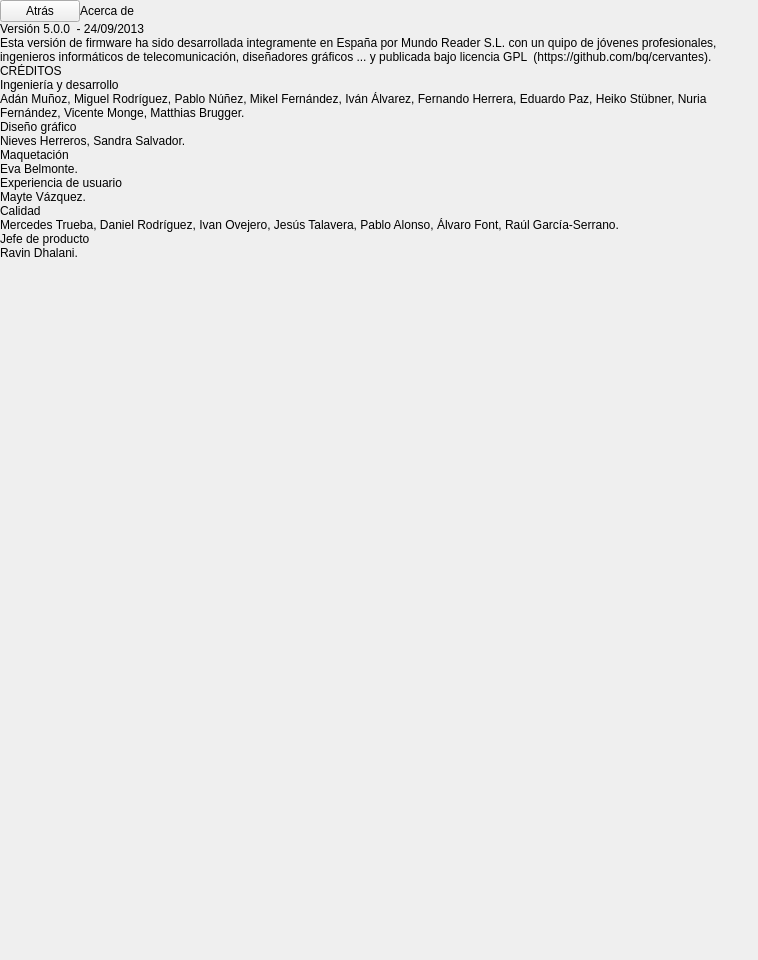
<?xml version="1.0" encoding="UTF-8"?>
<ui version="4.0">
 <class>SettingsAboutUs</class>
 <widget class="QWidget" name="SettingsAboutUs">
  <property name="geometry">
   <rect>
    <x>0</x>
    <y>0</y>
    <width>758</width>
    <height>960</height>
   </rect>
  </property>
  <property name="sizePolicy">
   <sizepolicy hsizetype="Expanding" vsizetype="Expanding">
    <horstretch>0</horstretch>
    <verstretch>0</verstretch>
   </sizepolicy>
  </property>
  <property name="minimumSize">
   <size>
    <width>758</width>
    <height>960</height>
   </size>
  </property>
  <property name="maximumSize">
   <size>
    <width>758</width>
    <height>960</height>
   </size>
  </property>
  <property name="windowTitle">
   <string>Form</string>
  </property>
  <property name="styleSheet">
   <string notr="true"/>
  </property>
  <layout class="QVBoxLayout" name="verticalLayout">
   <property name="spacing">
    <number>0</number>
   </property>
   <property name="margin">
    <number>0</number>
   </property>
   <item>
    <widget class="QWidget" name="settingsSectionHeader" native="true">
     <layout class="QHBoxLayout" name="horizontalLayout_8">
      <property name="spacing">
       <number>0</number>
      </property>
      <property name="margin">
       <number>0</number>
      </property>
      <item>
       <widget class="SilentQPushButton" name="backBtn">
        <property name="focusPolicy">
         <enum>Qt::NoFocus</enum>
        </property>
        <property name="text">
         <string>Atrás</string>
        </property>
       </widget>
      </item>
      <item>
       <widget class="QLabel" name="sectionTitleLbl">
        <property name="minimumSize">
         <size>
          <width>0</width>
          <height>0</height>
         </size>
        </property>
        <property name="maximumSize">
         <size>
          <width>16777215</width>
          <height>10000</height>
         </size>
        </property>
        <property name="text">
         <string>Acerca de</string>
        </property>
       </widget>
      </item>
      <item>
       <spacer name="horizontalSpacer">
        <property name="orientation">
         <enum>Qt::Horizontal</enum>
        </property>
        <property name="sizeHint" stdset="0">
         <size>
          <width>40</width>
          <height>20</height>
         </size>
        </property>
       </spacer>
      </item>
     </layout>
    </widget>
   </item>
   <item>
    <widget class="QFrame" name="settingsMarginTop">
     <property name="frameShape">
      <enum>QFrame::StyledPanel</enum>
     </property>
     <property name="frameShadow">
      <enum>QFrame::Raised</enum>
     </property>
    </widget>
   </item>
   <item>
    <widget class="QWidget" name="settingsMenuListCont" native="true">
     <property name="sizePolicy">
      <sizepolicy hsizetype="Minimum" vsizetype="Expanding">
       <horstretch>0</horstretch>
       <verstretch>0</verstretch>
      </sizepolicy>
     </property>
     <property name="styleSheet">
      <string notr="true"/>
     </property>
     <layout class="QVBoxLayout" name="verticalLayout_2">
      <property name="spacing">
       <number>0</number>
      </property>
      <property name="margin">
       <number>0</number>
      </property>
      <item>
       <widget class="QLabel" name="versionTitleLbl">
        <property name="text">
         <string>Versión 5.0.0  - 24/09/2013</string>
        </property>
        <property name="wordWrap">
         <bool>true</bool>
        </property>
        <property name="indent">
         <number>0</number>
        </property>
       </widget>
      </item>
      <item>
       <widget class="QLabel" name="firmwareIntroLbl">
        <property name="text">
         <string>Esta versión de firmware ha sido desarrollada integramente en España por Mundo Reader S.L. con un quipo de jóvenes profesionales, ingenieros informáticos de telecomunicación, diseñadores gráficos ... y publicada bajo licencia GPL  (https://github.com/bq/cervantes).</string>
        </property>
        <property name="wordWrap">
         <bool>true</bool>
        </property>
        <property name="indent">
         <number>0</number>
        </property>
       </widget>
      </item>
      <item>
       <widget class="QLabel" name="creditsLbl">
        <property name="text">
         <string>CRÉDITOS</string>
        </property>
        <property name="indent">
         <number>0</number>
        </property>
       </widget>
      </item>
      <item>
       <widget class="QLabel" name="developersLbl">
        <property name="text">
         <string>Ingeniería y desarrollo</string>
        </property>
        <property name="indent">
         <number>0</number>
        </property>
       </widget>
      </item>
      <item>
       <widget class="QLabel" name="developersValueLbl">
        <property name="text">
         <string>Adán Muñoz, Miguel Rodríguez, Pablo Núñez, Mikel Fernández, Iván Álvarez, Fernando Herrera, Eduardo Paz, Heiko Stübner, Nuria Fernández, Vicente Monge, Matthias Brugger. </string>
        </property>
        <property name="wordWrap">
         <bool>true</bool>
        </property>
        <property name="indent">
         <number>0</number>
        </property>
       </widget>
      </item>
      <item>
       <widget class="QLabel" name="graphicDesignLbl">
        <property name="text">
         <string>Diseño gráfico</string>
        </property>
        <property name="indent">
         <number>0</number>
        </property>
       </widget>
      </item>
      <item>
       <widget class="QLabel" name="graphicDesignValueLbl">
        <property name="text">
         <string>Nieves Herreros, Sandra Salvador.</string>
        </property>
        <property name="indent">
         <number>0</number>
        </property>
       </widget>
      </item>
      <item>
       <widget class="QLabel" name="frontDeveloperLbl">
        <property name="text">
         <string>Maquetación</string>
        </property>
        <property name="wordWrap">
         <bool>true</bool>
        </property>
        <property name="indent">
         <number>0</number>
        </property>
       </widget>
      </item>
      <item>
       <widget class="QLabel" name="frontDevelopervalueLbl">
        <property name="text">
         <string>Eva Belmonte.</string>
        </property>
        <property name="wordWrap">
         <bool>true</bool>
        </property>
        <property name="indent">
         <number>0</number>
        </property>
       </widget>
      </item>
      <item>
       <widget class="QLabel" name="uxLbl">
        <property name="text">
         <string>Experiencia de usuario</string>
        </property>
        <property name="indent">
         <number>0</number>
        </property>
       </widget>
      </item>
      <item>
       <widget class="QLabel" name="uxValueLbl">
        <property name="text">
         <string>Mayte Vázquez.</string>
        </property>
        <property name="wordWrap">
         <bool>true</bool>
        </property>
        <property name="indent">
         <number>0</number>
        </property>
       </widget>
      </item>
      <item>
       <widget class="QLabel" name="qaLbl">
        <property name="text">
         <string>Calidad</string>
        </property>
        <property name="wordWrap">
         <bool>true</bool>
        </property>
        <property name="indent">
         <number>0</number>
        </property>
       </widget>
      </item>
      <item>
       <widget class="QLabel" name="qaValueLbl">
        <property name="text">
         <string>Mercedes Trueba, Daniel Rodríguez, Ivan Ovejero, Jesús Talavera, Pablo Alonso, Álvaro Font, Raúl García-Serrano.</string>
        </property>
        <property name="wordWrap">
         <bool>true</bool>
        </property>
        <property name="indent">
         <number>0</number>
        </property>
       </widget>
      </item>
      <item>
       <widget class="QLabel" name="productManagerLbl">
        <property name="text">
         <string>Jefe de producto</string>
        </property>
        <property name="indent">
         <number>0</number>
        </property>
       </widget>
      </item>
      <item>
       <widget class="QLabel" name="ProductManagerValueLbl">
        <property name="text">
         <string>Ravin Dhalani.</string>
        </property>
        <property name="indent">
         <number>0</number>
        </property>
       </widget>
      </item>
      <item>
       <spacer name="verticalSpacer">
        <property name="orientation">
         <enum>Qt::Vertical</enum>
        </property>
        <property name="sizeHint" stdset="0">
         <size>
          <width>20</width>
          <height>40</height>
         </size>
        </property>
       </spacer>
      </item>
     </layout>
    </widget>
   </item>
   <item>
    <spacer name="verticalBottomSection">
     <property name="orientation">
      <enum>Qt::Vertical</enum>
     </property>
     <property name="sizeType">
      <enum>QSizePolicy::Fixed</enum>
     </property>
     <property name="sizeHint" stdset="0">
      <size>
       <width>20</width>
       <height>40</height>
      </size>
     </property>
    </spacer>
   </item>
  </layout>
 </widget>
 <customwidgets>
  <customwidget>
   <class>SilentQPushButton</class>
   <extends>QPushButton</extends>
   <header>SilentQPushButton.h</header>
  </customwidget>
 </customwidgets>
 <resources/>
 <connections/>
</ui>
